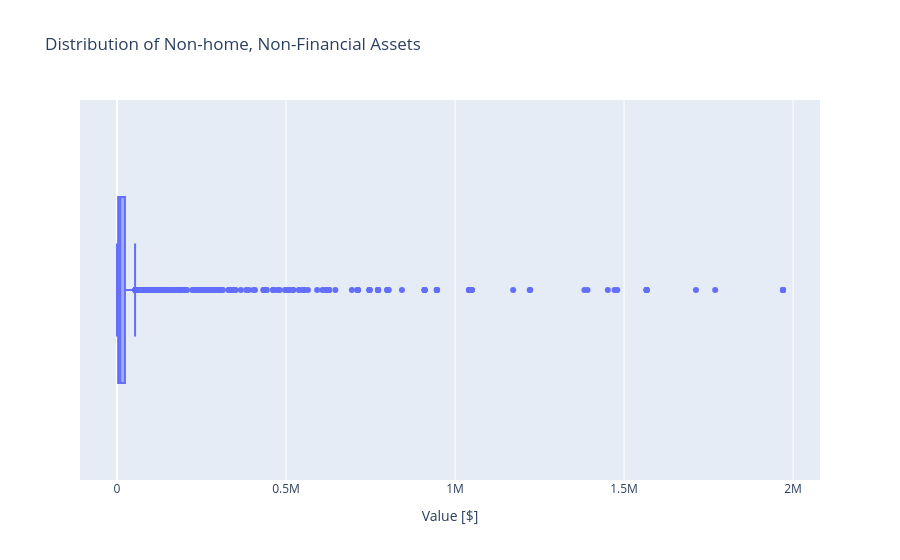

Here is the notebook cell this chart was saved with:
### Markdown cell above
7. Box plot NHNFIN (aset non-rumah non-finansial) untuk melihat sebaran dan outlier.

### Code cell
# Create boxplot to examine distribution
fig = px.box(
    data_frame=df,
    x="NHNFIN",
    title="Distribution of Non-home, Non-Financial Assets"
)
fig.update_layout(xaxis_title="Value [$]")
fig.show()

### Figure 1 — Plotly figure (JSON) as saved in the notebook; plotly's stock layout.template omitted (floating-point values rounded to 4 significant figures; data arrays with more than 128 entries replaced by an {"elided": "..."} marker saying what was removed)
{"data": [{"alignmentgroup": "True", "hovertemplate": "NHNFIN=%{x}<extra></extra>", "legendgroup": "", "marker": {"color": "#636efa"}, "name": "", "notched": false, "offsetgroup": "", "orientation": "h", "showlegend": false, "type": "box", "x": {"elided": "4418 float values"}, "x0": " ", "xaxis": "x", "y0": " ", "yaxis": "y"}], "layout": {"boxmode": "group", "legend": {"tracegroupgap": 0}, "title": {"text": "Distribution of Non-home, Non-Financial Assets"}, "xaxis": {"anchor": "y", "domain": [0, 1], "title": {"text": "Value [$]"}}, "yaxis": {"anchor": "x", "domain": [0, 1]}}}
